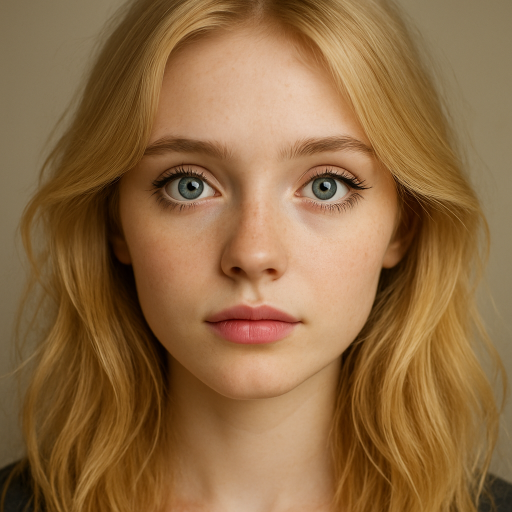
#> input picture input.png, 1024 x 1024 px (shown at 1/2 size)
$ python polarhalftone.py input.png --center_x -150 --clean
#> lines starting #> are read from the running program, lines starting #| are printed output that depends on the picture
"""
File: polarhalftone.py
Author: Lauritz Saxtrup
Date: 2025-10-20
Version: 1.0.0
Description: polarhalftone is a Python toolchain that converts bitmap images into circular halftone line art, then optimizes the resulting SVGs for PrusaSlicer, laser engraving, or plotter workflows.

It works by sampling brightness in polar coordinates, generating a ring-based halftone pattern that preserves tonal variation while producing clean, slice-ready vector geometry.

License: MIT License
Contact: lauritz@example.com

Dependencies:
- numpy
- matplotlib
- cv2
- svgwrite

Usage:

For experimenting and viewing in Inkscape:
python polarhalftone.py input.png --center_x -150 --clean

Or, more conveniently, use Inkscape to convert it to PNG
inkscape "$(ls -t *.svg | head -n 1)" --export-type=png

Once you are satisfied, generate an output that PrusaSlicer accepts by adding the --print option.


Notes:
- Use --clean to remove anomalous segments (>500px by default).

Changelog:
- 2025-10-20: Initial creation by Lauritz Saxtrup
- 2025-10-20: Added cleanup and print compatibility by Lauritz Saxtrup
"""

import numpy as np
from matplotlib import pyplot as plt
import cv2
import svgwrite
import datetime
import argparse
import sys
import xml.etree.ElementTree as ET
import os

# --- Image Loading & CLAHE ---
def load_and_orient(image_path):
#> called with image_path = 'input.png'
    if not os.path.isfile(image_path):
        print(f"Error: Input file not found: {image_path}")
        sys.exit(1)
    try:
        img = plt.imread(image_path)
#> img is the input picture: shape (1024, 1024, 3) float32; mean R, G, B 0.562, 0.418, 0.262
    except Exception as e:
        print(f"Error: Could not read image '{image_path}': {e}")
        sys.exit(1)
    if img is None:
        print(f"Error: Image '{image_path}' could not be loaded (unsupported format or empty file).")
        sys.exit(1)
    if len(img.shape) == 2:
        h, w = img.shape
    else:
        h, w = img.shape[:2]
#> h = 1024; w = 1024
    print(f"Loaded image: {w}x{h}")
#| Loaded image: 1024x1024
    return img

def grayscale_clahe(img):
    if len(img.shape) == 3:
        gray = np.dot(img[..., :3], [0.299, 0.587, 0.114])
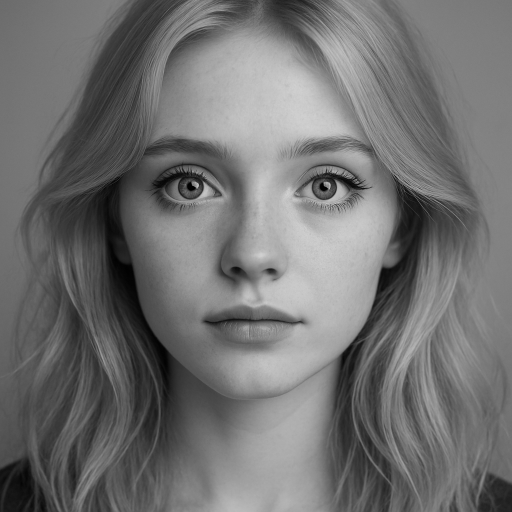
#> gray: shape (1024, 1024) float64 (shown at 1/2 size); min 0, max 0.834, mean 0.443
    else:
        gray = img.copy()
    gray = (gray * 255).astype(np.uint8) if gray.max() <= 1 else gray.astype(np.uint8)
    clahe = cv2.createCLAHE(clipLimit=2.0, tileGridSize=(8, 8))
    return clahe.apply(gray)
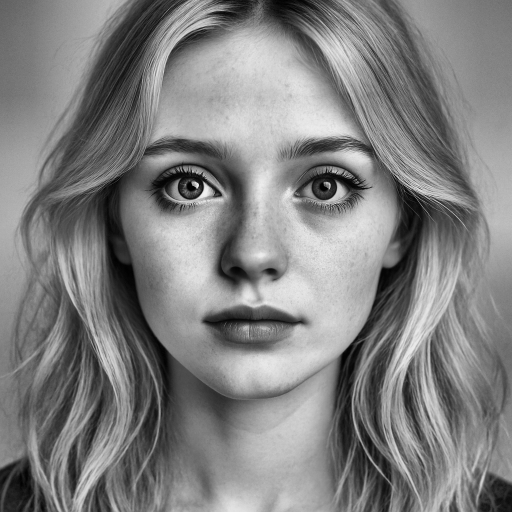
#> returned value: shape (1024, 1024) (shown at 1/2 size); min 0, max 244, mean 128.3

# --- Progress bar helper ---
# [8 lines left out: function print_progress_bar, not called in this run]

# --- Cohen–Sutherland line clipping ---
INSIDE, LEFT, RIGHT, BOTTOM, TOP = 0, 1, 2, 4, 8

# [106 lines left out: functions compute_outcode, clip_line, set_inkscape_pagecolor, parse_svg_path, not called in this run]

def analyze_segment_length(x0, y0, x1, y1):
    """Calculate the length of a line segment."""
    return np.sqrt((x1 - x0)**2 + (y1 - y0)**2)

# --- SVG Export with Cleanup ---
def etching_svg(gray, N, min_thick, max_thick, epsilon, center_x, center_y, output_file=None,
                base_arc_len=2.0, verbose=False, progress=False, stroke_tolerance=0.01,
                minify_svg=True, print_mode=False, clean=False, threshold=500):
#> called with N = 80, min_thick = 0.625, max_thick = 8.75, epsilon = 0.2, center_x = -150, output_file = 'etched_output_20261120_175708.svg', base_arc_len = 4, verbose = False
    h, w = gray.shape
#> h = 1024; w = 1024
    if center_x is None:
        center_x = w / 2
    if center_y is None:
        center_y = h / 2
#> center_y = 512
    dwg = svgwrite.Drawing(output_file if output_file else "etched_output.svg", size=(f"{w}", f"{h}"))
    ET.register_namespace('', 'http://www.w3.org/2000/svg')  # Ensure default namespace for compatibility
    xmin, xmax = 0, w
    ymin, ymax = 0, h
    stroke_color = "black" if print_mode else "white"
    base_dr = w / N  # Target N rings across the width
    print(f"Generating SVG with base_dr {base_dr:.1f} for approx {N} rings across width...")

    min_dr = 0.5
    r = 0.0
    ring_count = 0
    max_r = max(np.sqrt((cx - center_x) ** 2 + (cy - center_y) ** 2) for cx, cy in [(0, 0), (w, 0), (0, h), (w, h)])
    while r < max_r:
        num_segments = max(24, int(2 * np.pi * r / base_arc_len))
        angles = np.linspace(0, 2 * np.pi, num_segments)
        xs = center_x + r * np.cos(angles)
        ys = center_y + r * np.sin(angles)
        xs_int = np.clip(xs.astype(int), 0, w - 1)
        ys_int = np.clip(ys.astype(int), 0, h - 1)
        avg_brightness = np.mean(gray[ys_int, xs_int]) / 255.0
        dr = base_dr * (avg_brightness + epsilon)
        dr = max(dr, min_dr)
        if verbose:
            print(f"[Ring {ring_count+1:3d}] Radius={r:.1f}, Segments={num_segments}, Avg Brightness={avg_brightness:.3f}, dr={dr:.3f}")
        clipped_segments = []
        for i in range(num_segments - 1):
            x0, y0 = xs[i], ys[i]
            x1, y1 = xs[i + 1], ys[i + 1]
            clipped = clip_line(x0, y0, x1, y1, xmin, xmax, ymin, ymax)
            if clipped is not None:
                x0c, y0c, x1c, y1c = clipped
                iy = np.clip(int(round(y0c)), 0, h - 1)
                ix = np.clip(int(round(x0c)), 0, w - 1)
                local_brightness = gray[iy, ix] / 255.0
                local_stroke = min_thick + (max_thick - min_thick) * local_brightness
                local_stroke = min(local_stroke, dr * 0.9)
                clipped_segments.append(((x0c, y0c), (x1c, y1c), local_stroke))
        current_points = []
        current_stroke = None
        for start, end, stroke in clipped_segments:
            if current_stroke is None or abs(stroke - current_stroke) > stroke_tolerance:
                if current_points:
                    path_data = [(f"M {current_points[0][0]:.6f} {current_points[0][1]:.6f}")]
                    path_data += [f"L {px:.6f} {py:.6f}" for px, py in current_points[1:]]
                    dwg.add(dwg.path(path_data, stroke=stroke_color, stroke_width=current_stroke,
                                     stroke_linecap="round", stroke_linejoin="round"))
                current_points = [start, end]
                current_stroke = stroke
            else:
                current_points.append(end)
        if current_points:
            path_data = [(f"M {current_points[0][0]:.6f} {current_points[0][1]:.6f}")]
            path_data += [f"L {px:.6f} {py:.6f}" for px, py in current_points[1:]]
            dwg.add(dwg.path(path_data, stroke=stroke_color, stroke_width=current_stroke,
                             stroke_linecap="round", stroke_linejoin="round"))
        r += dr
        ring_count += 1
        if progress:
            print_progress_bar(r / max_r)
    if progress:
        print()

    # Cleanup phase if enabled
    if clean:
        try:
            tree = ET.ElementTree(ET.fromstring(dwg.tostring()))  # Convert dwg to ElementTree
            root = tree.getroot()
            width = float(root.get('width', 1024))
            height = float(root.get('height', 1024))
            image_size = (width, height)
            print(f"Performing in-line cleanup with size {image_size} and threshold {threshold}px")
            modified = False
            for elem in list(root.iter('{http://www.w3.org/2000/svg}path')):  # Use list to avoid iteration issues
                d = elem.get('d', '')
                if not d:
                    continue
                commands = parse_svg_path(d)
                if len(commands) < 2:
                    continue
                new_paths = []
                current_path = []
                start = None
                for cmd, x, y in commands:
                    if cmd.upper() == 'M':
                        if current_path:
                            new_paths.append(" ".join(current_path))
                            current_path = []
                        current_path.append(f"M {x:.6f} {y:.6f}")
                        start = (x, y)
                    elif cmd.upper() == 'L':
                        if start:
                            length = analyze_segment_length(start[0], start[1], x, y)
                            if length > threshold:
                                if verbose:
                                    print(f"Excluding anomalous segment: Start ({start[0]:.1f}, {start[1]:.1f}) to End ({x:.1f}, {y:.1f}), Length: {length:.1f}px")
                                if current_path:
                                    new_paths.append(" ".join(current_path))
                                    current_path = []
                                current_path = [f"M {x:.6f} {y:.6f}"]
                            else:
                                if verbose:
                                    print(f"Keeping segment: Start ({start[0]:.1f}, {start[1]:.1f}) to End ({x:.1f}, {y:.1f}), Length: {length:.1f}px")
                                current_path.append(f"L {x:.6f} {y:.6f}")
                            start = (x, y)
                if current_path:
                    new_paths.append(" ".join(current_path))
                if len(new_paths) > 1 or (len(new_paths) == 1 and new_paths[0] != d):
                    root.remove(elem)
                    for new_d in new_paths:
                        new_elem = ET.SubElement(root, '{http://www.w3.org/2000/svg}path')
                        for attr, value in elem.attrib.items():
                            new_elem.set(attr, value)
                        new_elem.set('d', new_d)
                    modified = True
                    if verbose:
                        print(f"Modified path: Original d '{d[:50]}...' (length {len(d)}) -> Split into {len(new_paths)} paths")
            if modified or True:  # Force save even if no modifications for testing
                temp_output = output_file + '.tmp'
                tree.write(temp_output, encoding='utf-8', xml_declaration=True, short_empty_elements=True)
                if not print_mode:
                    set_inkscape_pagecolor(temp_output)
                os.replace(temp_output, output_file)
                print(f"Cleaned SVG saved to {output_file}")
            else:
                print(f"No modifications needed during cleanup")
        except Exception as e:
            print(f"Cleanup failed: {e}")
            dwg.save(pretty=not minify_svg)
            if not print_mode:
                set_inkscape_pagecolor(output_file)
            print(f"Fallback SVG saved to {output_file}")
    else:
        dwg.save(pretty=not minify_svg)
        if not print_mode:
            set_inkscape_pagecolor(output_file)
        print(f"Saved SVG: {output_file}")
    if verbose:
        print(f"Total rings drawn: {ring_count}")

# --- Headless Export ---
def generate_etching(args):
    if args.N <= 0:
        print("Error: Number of rings (--N) must be positive")
        sys.exit(1)
    if args.min_thick < 0 or args.max_thick < args.min_thick:
        print("Error: Invalid thickness values (min_thick >= 0 and max_thick >= min_thick)")
        sys.exit(1)
    if args.base_N <= 0:
        print("Error: Base number of rings (--base_N) must be positive")
        sys.exit(1)
    img = load_and_orient(args.input)
    gray = grayscale_clahe(img)
    try:
        center_x = None if args.center_x.lower() == "none" else float(args.center_x)
        center_y = None if args.center_y.lower() == "none" else float(args.center_y)
    except ValueError:
        print("Error: center_x and center_y must be 'none' or valid numbers")
        sys.exit(1)
    thickness_scale = args.base_N / args.N if args.N != 0 else 1.0
    min_thick_scaled = max(0.1, args.min_thick * thickness_scale)
    max_thick_scaled = args.max_thick * thickness_scale
    print(f"Scaling thicknesses by {thickness_scale:.2f} (based on base_N={args.base_N} and N={args.N})")
    print(f"Effective min_thick: {min_thick_scaled:.2f}, max_thick: {max_thick_scaled:.2f}")
    timestamp = datetime.datetime.now().strftime("%Y%m%d_%H%M%S")
    fname = args.output if args.output else f"etched_output_{timestamp}.svg"
    etching_svg(
        gray, args.N, min_thick_scaled, max_thick_scaled, args.epsilon,
        center_x, center_y, fname, args.base_arc_len, args.verbose,
        args.progress, args.stroke_tolerance, not args.no_minify, args.print, args.clean, args.threshold
    )
#> (the call stopped at in etching_svg, `dwg = svgwrite.Drawing(output_file if output_file else "etched_output...`: svgwrite is not available in this run)

if __name__ == "__main__":
    parser = argparse.ArgumentParser(description="Generate an etched SVG from an image")
    parser.add_argument("input", help="Path to input image")
    parser.add_argument("--output", help="Output SVG filename")
    parser.add_argument("--N", type=int, default=80, help="Approximate number of rings across width at midline")
    parser.add_argument("--base_N", type=int, default=100, help="Reference N for scaling thicknesses (default: 100)")
    parser.add_argument("--min_thick", type=float, default=0.5, help="Minimum stroke thickness")
    parser.add_argument("--max_thick", type=float, default=7.0, help="Maximum stroke thickness")
    parser.add_argument("--epsilon", type=float, default=0.2, help="Brightness adjustment factor")
    parser.add_argument("--center_x", type=str, default="none", help="X coordinate of center ('none' to auto-center)")
    parser.add_argument("--center_y", type=str, default="none", help="Y coordinate of center ('none' to auto-center)")
    parser.add_argument("--base_arc_len", type=float, default=4.0, help="Base arc segment length")
    parser.add_argument("--stroke_tolerance", type=float, default=0.01, help="Tolerance for grouping strokes into paths")
    parser.add_argument("--verbose", action="store_true", help="Enable verbose logging")
    parser.add_argument("--no-progress", dest="progress", action="store_false", help="Disable progress bar")
    parser.add_argument("--no-minify", action="store_true", help="Disable SVG minification (pretty-print instead)")
    parser.add_argument("--print", action="store_true", help="Use black stroke color without metadata for printing")
    parser.add_argument("--clean", action="store_true", help="Perform in-line cleanup of anomalous segments")
    parser.add_argument("--threshold", type=float, default=500, help="Threshold in pixels for anomalous segments during cleanup (default: 500)")
    parser.set_defaults(progress=True)
    args = parser.parse_args()
    generate_etching(args)
